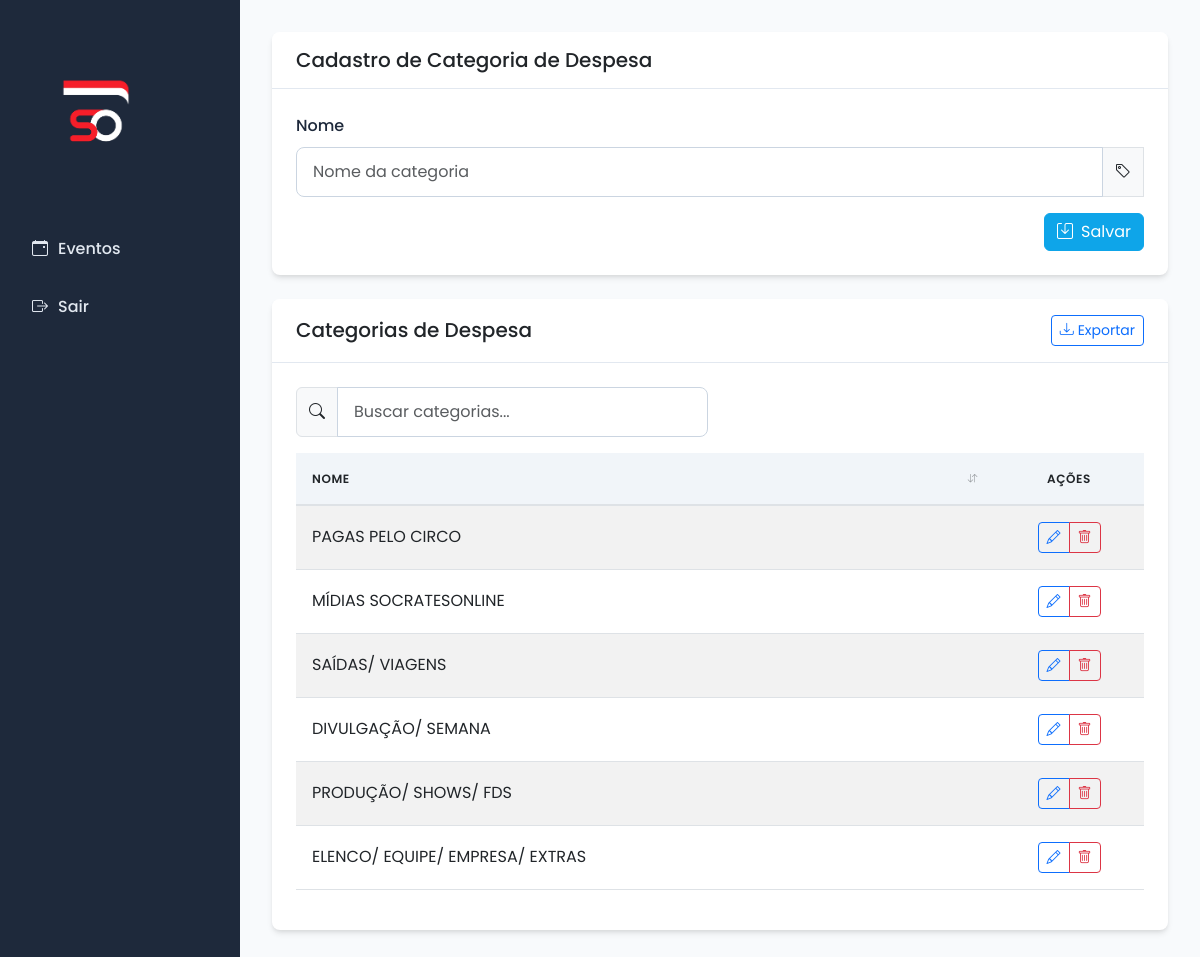
Page /cadastros/categorias-despesa on the earlier database version.
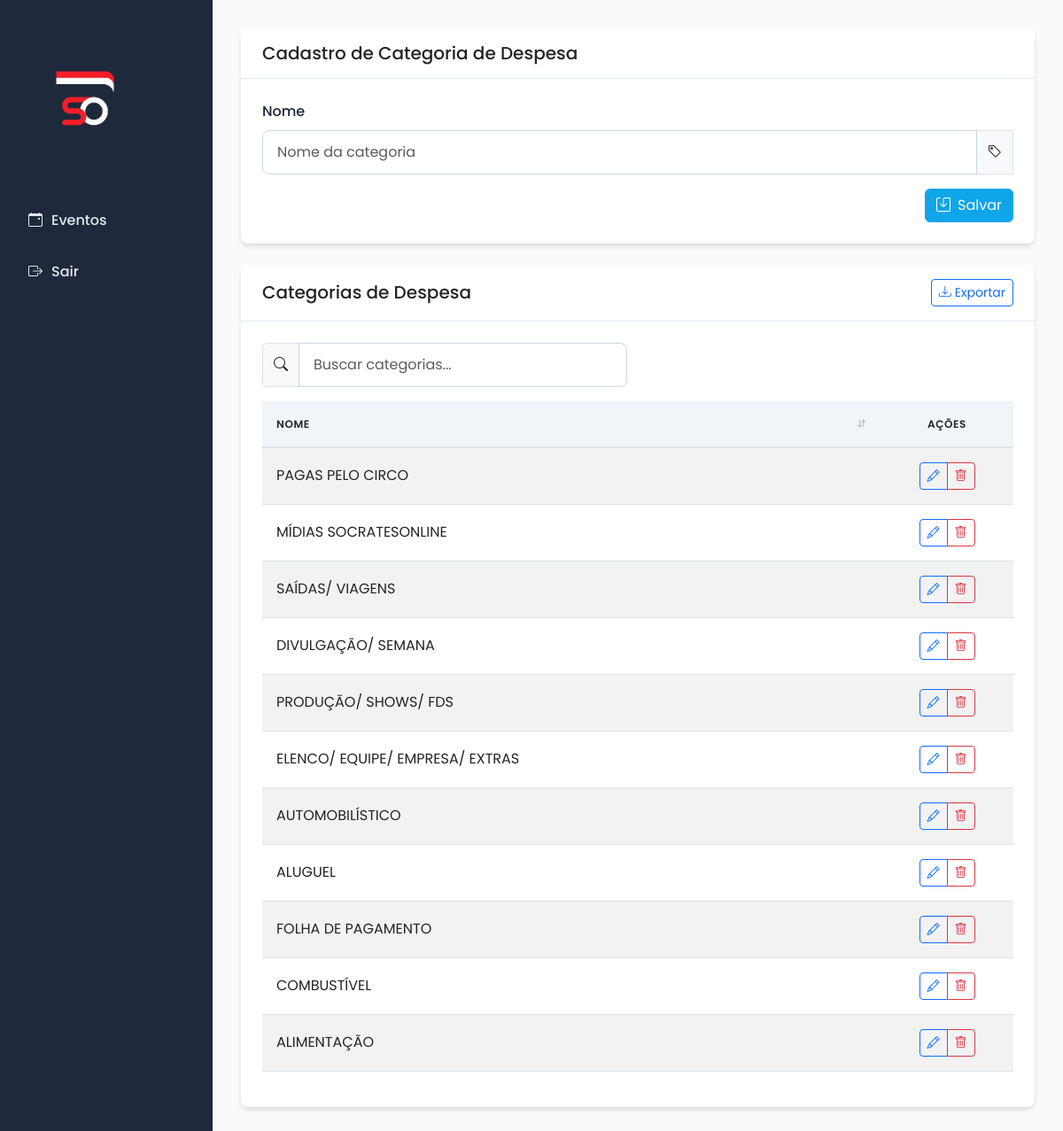
Same page on the later database version.
### models.py (models this page shows)
class CategoriaDespesa(db.Model):
    __tablename__ = 'categoria_despesa'
    id_categoria_despesa = db.Column(db.Integer, primary_key=True)
    nome = db.Column(db.String, nullable=False)
    despesas = db.relationship('Despesa', backref='categoria')

### app.py (the view)
@app.route('/cadastros/categorias-despesa', methods=['GET', 'POST'])
def cadastrar_categoria_despesa():
    form = CategoriaDespesaForm()
    if form.validate_on_submit():
        nova = CategoriaDespesa(nome=form.nome.data)
        db.session.add(nova)
        db.session.commit()
        flash('Categoria cadastrada com sucesso!', 'success')
        return redirect(url_for('cadastrar_categoria_despesa'))
    categorias = CategoriaDespesa.query.all()
    return render_template('categorias_despesa.html', form=form, categorias=categorias)

### forms.py
class CategoriaDespesaForm(FlaskForm):
    nome = StringField('Nome', validators=[InputRequired()])

### templates/categorias_despesa.html (shortened to what this page needs)
{% extends 'base.html' %}
{% block content %}
<div class="card mb-4">
    <div class="card-header d-flex justify-content-between align-items-center">
        <h5 class="mb-0">Cadastro de Categoria de Despesa</h5>
    </div>
    <div class="card-body">
        <form method="POST" class="needs-validation" novalidate>
            <div class="mb-3">
                {{ form.nome.label(class="form-label") }}
                <div class="input-group">
                    {{ form.nome(class="form-control", placeholder="Nome da categoria", required=true) }}
                    <span class="input-group-text"><i class="bi bi-tag"></i></span>
                </div>
            </div>
            <div class="d-flex justify-content-end">
                <button type="submit" class="btn btn-primary">
                    <i class="bi bi-save me-2"></i>Salvar
                </button>
            </div>
        </form>
    </div>
</div>
<div class="card">
    <div class="card-header d-flex justify-content-between align-items-center">
        <h5 class="mb-0">Categorias de Despesa</h5>
        <div>
            <button class="btn btn-sm btn-outline-primary" id="btnExportar">
                <i class="bi bi-download me-1"></i>Exportar
            </button>
        </div>
    </div>
    <div class="card-body">
        {% if categorias %}
        <div class="row mb-3">
            <div class="col-md-6">
                <div class="input-group">
                    <span class="input-group-text"><i class="bi bi-search"></i></span>
                    <input type="text" class="form-control" id="searchInput" placeholder="Buscar categorias..." onkeyup="searchTable()">
                </div>
            </div>
        </div>
        <div class="table-responsive">
            <table class="table table-hover table-striped sortable-table" id="categoriasDespesaTable">
                <thead>
                    <tr>
                        <th>Nome</th>
                        <th class="text-center no-sort" style="width: 150px;">Ações</th>
                    </tr>
                </thead>
                <tbody>
                    {% for cat in categorias %}
                    <tr>
                        <td>{{ cat.nome }}</td>
                        <td class="text-center">
                            <div class="btn-group" role="group">
                                <a href="{{ url_for('editar_categoria_despesa', id=cat.id_categoria_despesa) }}" class="btn btn-sm btn-outline-primary" title="Editar">
                                    <i class="bi bi-pencil"></i>
                                </a>
                                <a href="{{ url_for('excluir_categoria_despesa', id=cat.id_categoria_despesa) }}" class="btn btn-sm btn-outline-danger"
                                   onclick="return confirm('Tem certeza que deseja excluir esta categoria?')" title="Excluir">
                                    <i class="bi bi-trash"></i>
                                </a>
                            </div>
                        </td>
                    </tr>
                    {% endfor %}
                </tbody>
            </table>
        </div>
        {% else %}
        <div class="alert alert-info">
            <i class="bi bi-info-circle me-2"></i>Nenhuma categoria de despesa cadastrada.
        </div>
        {% endif %}
    </div>
</div>
{% endblock %}

Differences in the rows shown:
added CategoriaDespesa: nome "AUTOMOBILÍSTICO"
added CategoriaDespesa: nome "ALUGUEL"
added CategoriaDespesa: nome "FOLHA DE PAGAMENTO"
added CategoriaDespesa: nome "COMBUSTÍVEL"
added CategoriaDespesa: nome "ALIMENTAÇÃO"
